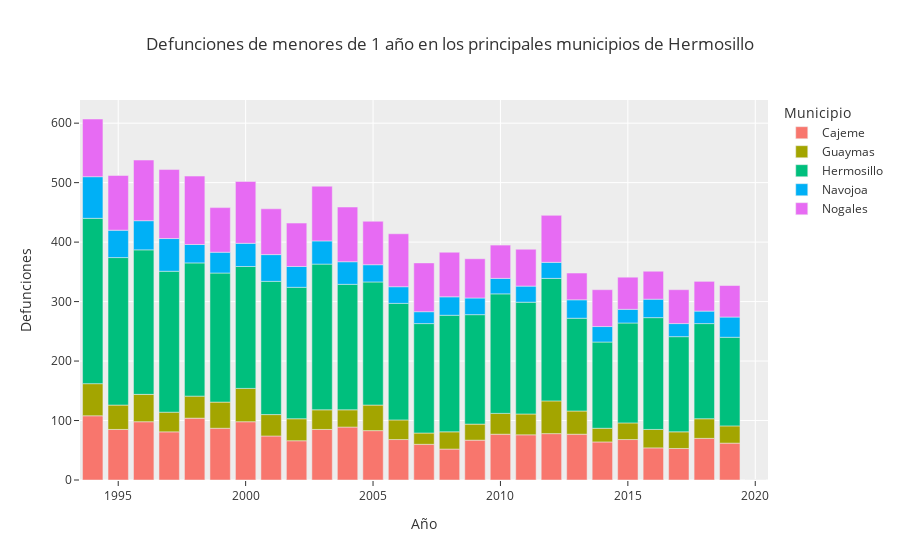

The cell this chart's notebook holds for it:
### Code cell
fig = px.bar(mortalidad_data, x="año", y='Defunciones',color='municipio',
              title='Defunciones de menores de 1 año en los principales municipios de Hermosillo',
              labels={'municipio':'Municipio',
                      'año':'Año'},
                template='ggplot2')

fig.show()

### Figure 1 — Plotly figure (JSON) as saved in the notebook; plotly's stock layout.template omitted (floating-point values rounded to 4 significant figures)
{"data": [{"alignmentgroup": "True", "hovertemplate": "Municipio=Cajeme<br>Año=%{x}<br>Defunciones=%{y}<extra></extra>", "legendgroup": "Cajeme", "marker": {"color": "#F8766D", "pattern": {"shape": ""}}, "name": "Cajeme", "offsetgroup": "Cajeme", "orientation": "v", "showlegend": true, "textposition": "auto", "type": "bar", "x": [1994, 1995, 1996, 1997, 1998, 1999, 2000, 2001, 2002, 2003, 2004, 2005, 2006, 2007, 2008, 2009, 2010, 2011, 2012, 2013, 2014, 2015, 2016, 2017, 2018, 2019, 2020], "xaxis": "x", "y": [108, 85, 98, 81, 104, 87, 98, 74, 66, 85, 89, 83, 68, 60, 52, 67, 77, 76, 78, 77, 64, 68, 54, 53, 70, 62, 0], "yaxis": "y"}, {"alignmentgroup": "True", "hovertemplate": "Municipio=Guaymas<br>Año=%{x}<br>Defunciones=%{y}<extra></extra>", "legendgroup": "Guaymas", "marker": {"color": "#A3A500", "pattern": {"shape": ""}}, "name": "Guaymas", "offsetgroup": "Guaymas", "orientation": "v", "showlegend": true, "textposition": "auto", "type": "bar", "x": [1994, 1995, 1996, 1997, 1998, 1999, 2000, 2001, 2002, 2003, 2004, 2005, 2006, 2007, 2008, 2009, 2010, 2011, 2012, 2013, 2014, 2015, 2016, 2017, 2018, 2019, 2020], "xaxis": "x", "y": [54, 41, 46, 33, 37, 44, 56, 36, 37, 33, 29, 43, 33, 19, 29, 27, 35, 35, 55, 39, 23, 28, 31, 28, 33, 29, 0], "yaxis": "y"}, {"alignmentgroup": "True", "hovertemplate": "Municipio=Hermosillo<br>Año=%{x}<br>Defunciones=%{y}<extra></extra>", "legendgroup": "Hermosillo", "marker": {"color": "#00BF7D", "pattern": {"shape": ""}}, "name": "Hermosillo", "offsetgroup": "Hermosillo", "orientation": "v", "showlegend": true, "textposition": "auto", "type": "bar", "x": [1994, 1995, 1996, 1997, 1998, 1999, 2000, 2001, 2002, 2003, 2004, 2005, 2006, 2007, 2008, 2009, 2010, 2011, 2012, 2013, 2014, 2015, 2016, 2017, 2018, 2019, 2020], "xaxis": "x", "y": [278, 248, 243, 237, 224, 217, 205, 224, 221, 245, 211, 207, 196, 184, 196, 184, 201, 188, 206, 156, 145, 168, 188, 160, 160, 149, 0], "yaxis": "y"}, {"alignmentgroup": "True", "hovertemplate": "Municipio=Navojoa<br>Año=%{x}<br>Defunciones=%{y}<extra></extra>", "legendgroup": "Navojoa", "marker": {"color": "#00B0F6", "pattern": {"shape": ""}}, "name": "Navojoa", "offsetgroup": "Navojoa", "orientation": "v", "showlegend": true, "textposition": "auto", "type": "bar", "x": [1994, 1995, 1996, 1997, 1998, 1999, 2000, 2001, 2002, 2003, 2004, 2005, 2006, 2007, 2008, 2009, 2010, 2011, 2012, 2013, 2014, 2015, 2016, 2017, 2018, 2019, 2020], "xaxis": "x", "y": [70, 46, 49, 55, 31, 35, 39, 45, 35, 39, 38, 29, 28, 20, 31, 28, 26, 27, 27, 31, 26, 23, 31, 22, 21, 34, 0], "yaxis": "y"}, {"alignmentgroup": "True", "hovertemplate": "Municipio=Nogales<br>Año=%{x}<br>Defunciones=%{y}<extra></extra>", "legendgroup": "Nogales", "marker": {"color": "#E76BF3", "pattern": {"shape": ""}}, "name": "Nogales", "offsetgroup": "Nogales", "orientation": "v", "showlegend": true, "textposition": "auto", "type": "bar", "x": [1994, 1995, 1996, 1997, 1998, 1999, 2000, 2001, 2002, 2003, 2004, 2005, 2006, 2007, 2008, 2009, 2010, 2011, 2012, 2013, 2014, 2015, 2016, 2017, 2018, 2019, 2020], "xaxis": "x", "y": [97, 92, 102, 116, 115, 75, 104, 77, 73, 92, 92, 73, 89, 82, 75, 66, 56, 62, 79, 45, 62, 54, 47, 57, 50, 53, 0], "yaxis": "y"}], "layout": {"barmode": "relative", "legend": {"title": {"text": "Municipio"}, "tracegroupgap": 0}, "title": {"text": "Defunciones de menores de 1 año en los principales municipios de Hermosillo"}, "xaxis": {"anchor": "y", "domain": [0, 1], "title": {"text": "Año"}}, "yaxis": {"anchor": "x", "domain": [0, 1], "title": {"text": "Defunciones"}}}}
